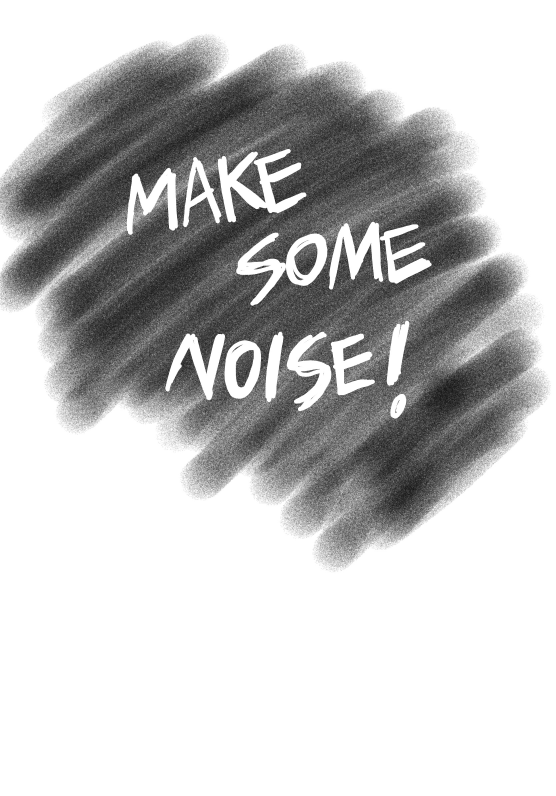
//> input picture etc/etcMH/Image_Processing/Homework/souceFile/word2.jpeg, 1668 x 2388 px (shown at 1/3 size)
$ ./Homework3-3   (built with g++ and OpenCV 4)
//> lines starting //> are read from the running program, lines starting //| are printed output that depends on the picture; after the words box and inside, x2 and y2 are one past the last pixel; in counts of white or black regions, pixels touching at a corner belong together
// Word 침식, 팽창 연산 수행하기

#include <opencv2/opencv.hpp>
#include <iostream>
using namespace std;
// using namespace cv;

bool check_match(cv::Mat, cv::Point, cv::Mat, int);
void erosion(cv::Mat, cv::Mat&, cv::Mat);
void dilation(cv::Mat, cv::Mat&, cv::Mat);

int main()
{
    cv::Mat image = cv::imread("word2.jpeg", 0);
//> image is the input picture: 2388 rows x 1668 cols, CV_8UC1; min 6, max 255, mean 196.1
    CV_Assert(image.data);
    cv::resize(image, image, cv::Size(360, 480));
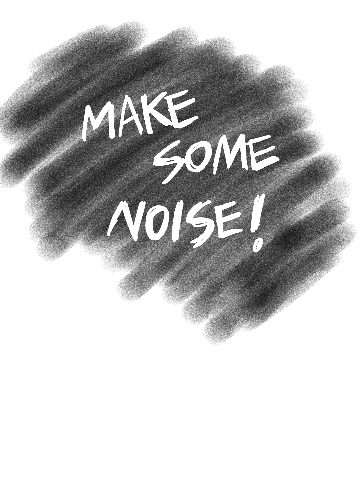
//> image: 480 rows x 360 cols, CV_8UC1; min 18, max 255, mean 196


    cv::Mat th_img, dst1, dst2;
    cv::threshold(image, th_img, 128, 255, cv::THRESH_BINARY);
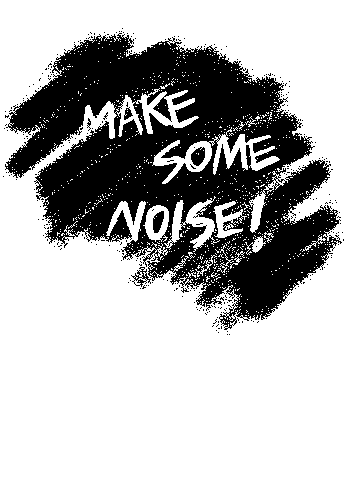
//> th_img: 480 rows x 360 cols, CV_8UC1; 71.1% white; 300 black regions (294 under 20 px), largest, box (x1, y1, x2, y2) and area: (5, 33, 342, 330) 48803, (191, 147, 205, 166) 189, (153, 211, 164, 233) 170, (131, 267, 151, 287) 136, (124, 107, 133, 120) 63, (87, 118, 91, 131) 24

    uchar data1[] = {
        0, 1, 0,
        1, 1, 1,
        0, 1, 0};

    uchar data2[] = {
        0, 1, 0,
        1, 1, 1,
        0, 1, 1};

    cv::Mat mask(3, 3, CV_8UC1, data1);

    erosion(th_img, dst1, (cv::Mat)mask);
    dilation(th_img, dst2, (cv::Mat)mask);

    cv::imshow("Original image", image);
    cv::imshow("Binary_Image", th_img);
    cv::imshow("My_Erosion", dst1);
    cv::imshow("My_Dilation", dst2);

    cv::waitKey(0);
    return 0;

}

bool check_match(cv::Mat img, cv::Point start, cv::Mat mask, int mode = 0)
{
    for (int u = 0; u < mask.rows; u++){
        for (int v = 0; v < mask.cols; v++){
            cv::Point pt(v,u);
            int m = mask.at<uchar>(pt);
            int p = img.at<uchar>(start + pt);

            bool ch = (p == 255);
            if (m == 1 && ch == mode) return false;
        }
    }

    return true;
}
void erosion(cv::Mat img, cv::Mat& dst, cv::Mat mask)
{
    dst = cv::Mat(img.size(), CV_8U, cv::Scalar(0));
    if (mask.empty())
        mask = cv::Mat(3, 3, CV_8UC1, cv::Scalar(1));

    cv::Point h_m = mask.size() / 2;
    for (int i = h_m.y; i < img.rows - h_m.y; i++){
        for (int j = h_m.x; j < img.cols - h_m.x; j++){
            cv::Point start = cv::Point(j, i) - h_m;
            bool check = check_match(img, start, mask, 0);
            dst.at<uchar>(i, j) = (check) ? 255 : 0;
        }
    }
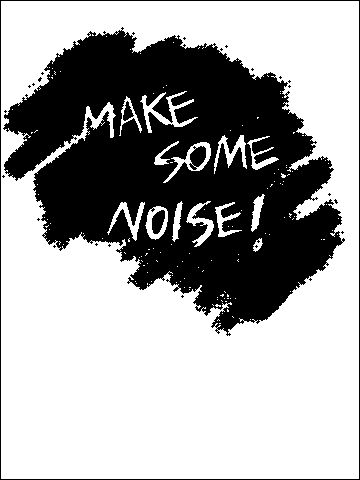
//> dst: 480 rows x 360 cols, CV_8UC1; 64.5% white; 30 black regions (25 under 20 px), largest, box (x1, y1, x2, y2) and area: (3, 27, 345, 336) 58843, (0, 0, 360, 480) 1676, (189, 146, 206, 170) 272, (152, 210, 165, 234) 225, (123, 101, 134, 121) 118
}

void dilation(cv::Mat img, cv::Mat& dst, cv::Mat mask)
{
    dst = cv::Mat(img.size(), CV_8U, cv::Scalar(0));
    if (mask.empty()) mask = cv::Mat(3, 3, CV_8UC1, cv::Scalar(0));

    cv::Point h_m = mask.size() / 2;
    for (int i = h_m.y; i < img.rows - h_m.y; i++){
        for (int j = h_m.x; j < img.cols - h_m.x; j++){
            cv::Point start = cv::Point(j, i) - h_m;
            bool check = check_match(img, start, mask, 1);
            dst.at<uchar>(i, j) = (check) ? 0 : 255;
        }
    }
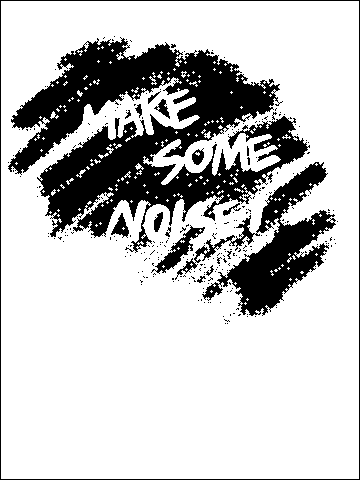
//> dst: 480 rows x 360 cols, CV_8UC1; 77.2% white; 252 black regions (237 under 20 px), largest, box (x1, y1, x2, y2) and area: (8, 37, 310, 253) 28123, (175, 162, 336, 316) 7551, (0, 0, 360, 480) 1676
}
